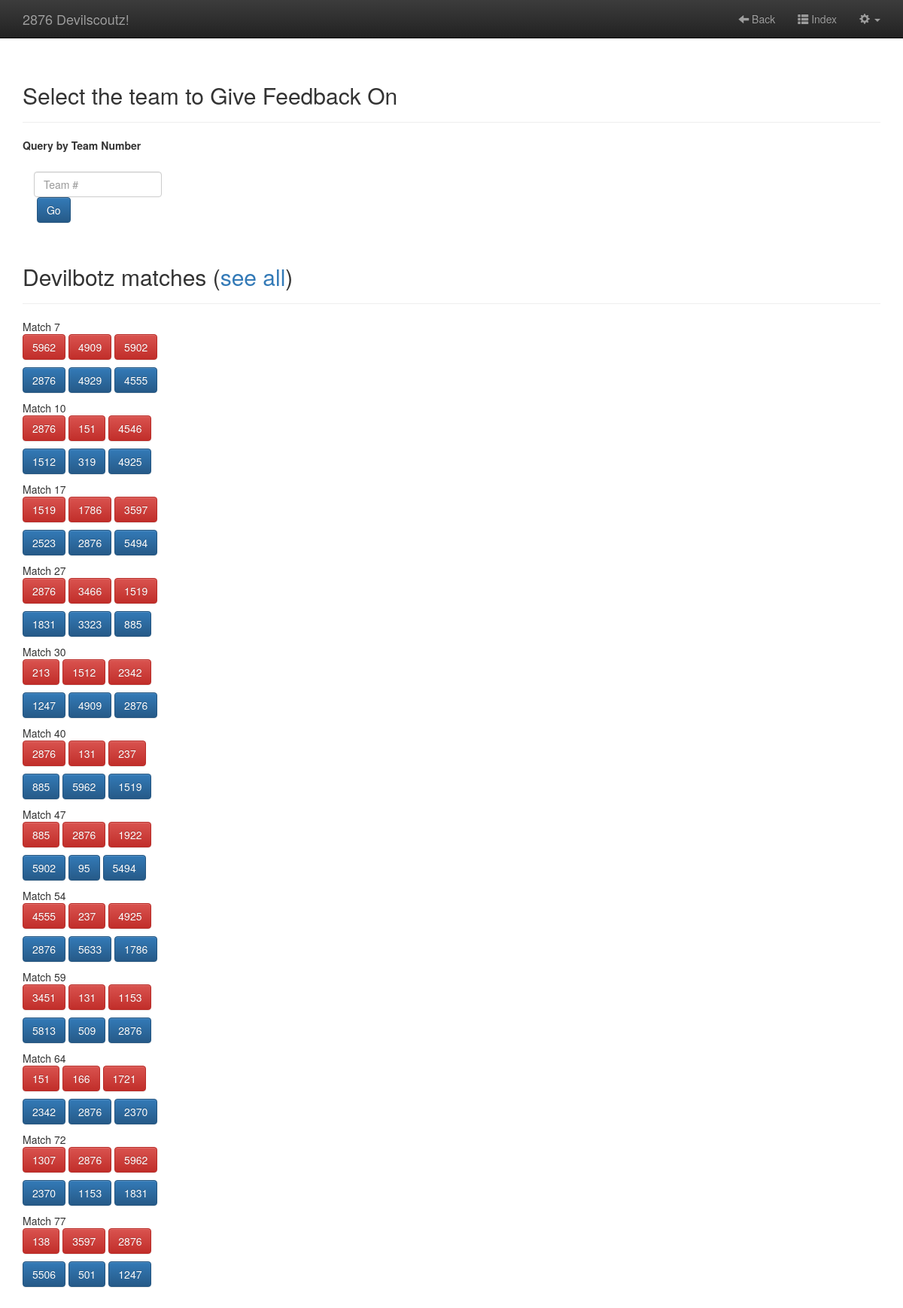
The app's page /driver/driverfeedbackSelect.php (signed in) with its own data.
### tables this page shows
CREATE TABLE IF NOT EXISTS `matches` (
  `id` int(11) unsigned NOT NULL AUTO_INCREMENT,
  `matchnumber` int(11) NOT NULL,
  `eventkey` varchar(11) NOT NULL,
  `redteam1` int(11) NOT NULL,
  `redteam2` int(11) NOT NULL,
  `redteam3` int(11) NOT NULL,
  `blueteam1` int(11) NOT NULL,
  `blueteam2` int(11) NOT NULL,
  `blueteam3` int(11) NOT NULL,
  PRIMARY KEY (`id`)
);

### includes/Db.php (called while the page is built, shortened)
<?php
class Db {
    protected static $connection;
    public function connect() {
        if(!isset(self::$connection)) {
            $config = parse_ini_file(dirname(__FILE__) . "/../../scouting_config.ini");
            self::$connection = new mysqli($config['hostname'],$config['username'],$config['password'],$config['dbname']);
        }
        return self::$connection;
    }
    public function query($query) {
        $connection = $this -> connect();
        $result = $connection -> query($query);
        return $result;
    }
}
?>

### includes/globalVars.php (called while the page is built, shortened)
<?php
$eventstatusTable = "eventstatus";
require_once $_SERVER["DOCUMENT_ROOT"] . "/includes/Db.php";
$db = new Db();
$queryEventStatus = "SELECT * FROM ".$eventstatusTable." WHERE active = 'true';";
$resultEventStatus = $db->query($queryEventStatus);
?>

### driver/driverfeedbackSelect.php (the view, shortened to what this page needs)
<?php
include "../includes/globalVars.php";
$allMatches = ($_GET["all"] == "true" || $_POST["all"] == "true");
$query = "";
if ($allMatches) {
    $query = "SELECT * FROM ".$matchesTable." WHERE eventkey = '" . $currEvent . "' ORDER BY matchnumber ASC;";
} else {
    $query = "SELECT * FROM ".$matchesTable." WHERE eventkey = '" . $currEvent . "' AND ( "
            . "redteam1 = '" . $ourTeamNum . "' OR redteam2 = '" . $ourTeamNum . "' OR redteam3 = '" . $ourTeamNum . "' OR "
            . "blueteam1 = '" . $ourTeamNum . "' OR blueteam2 = '" . $ourTeamNum . "' OR blueteam3 = '" . $ourTeamNum . "' "
            . ") ORDER BY matchnumber ASC;";
}
?>
<!DOCTYPE html>
<html>
<head>
    <?php include "../includes/allCss.php" ?>
</head>
<body>
    <?php include "../includes/userHeader.php" ?>
    <div class="container">
        <div class="page-header"><h2>Select the team to Give Feedback On</h2></div>
        <p>
            <strong>Query by Team Number</strong>
            <form action="driverfeedback.php">
                <input class="form-control" type="text" name="tmNum" placeholder="Team #" required >&nbsp;<input type="submit" class="btn btn-primary" value="Go"/>
            </form>
        </p>
        <div class="page-header">
            <?php if ($allMatches) { ?>
                <h2>All matches (<a href="driverfeedbackSelect.php?all=false">see only Devilbotz</a>)</h2>
            <?php } else { ?>
                <h2>Devilbotz matches (<a href="driverfeedbackSelect.php?all=true">see all</a>)</h2>
            <?php } ?>
        </div>
        <?php
        $result = $db->query($query);
        while ($row = mysqli_fetch_assoc($result)) {
        ?>
        <p>
            Match <?= $row["matchnumber"] ?><br/>
            <a class="btn btn-danger" href="driverfeedback.php?tmNum=<?= $row["redteam1"] ?>"><?= $row["redteam1"] ?></a>
            <a class="btn btn-danger" href="driverfeedback.php?tmNum=<?= $row["redteam2"] ?>"><?= $row["redteam2"] ?></a>
            <a class="btn btn-danger" href="driverfeedback.php?tmNum=<?= $row["redteam3"] ?>"><?= $row["redteam3"] ?></a>
        </p>
        <p>
            <a class="btn btn-primary" href="driverfeedback.php?tmNum=<?= $row["blueteam1"] ?>"><?= $row["blueteam1"] ?></a>
            <a class="btn btn-primary" href="driverfeedback.php?tmNum=<?= $row["blueteam2"] ?>"><?= $row["blueteam2"] ?></a>
            <a class="btn btn-primary" href="driverfeedback.php?tmNum=<?= $row["blueteam3"] ?>"><?= $row["blueteam3"] ?></a>
        </p>
        <?php
        }
        ?>
    </div>
</body>
</html>

### includes/allCss.php (shortened to what this page needs)
<link rel="stylesheet" href="https://maxcdn.bootstrapcdn.com/bootstrap/3.3.2/css/bootstrap.min.css">
<link rel="stylesheet" href="https://maxcdn.bootstrapcdn.com/bootstrap/3.3.2/css/bootstrap-theme.min.css">

### includes/userHeader.php (shortened to what this page needs)
<nav class="navbar navbar-inverse navbar-fixed-top">
  <div class="container">
    <div class="navbar-header">
      <a class="navbar-brand" href="/index.php">2876 Devilscoutz!</a>
    </div>
    <div id="navbar" class="navbar-collapse collapse">
      <ul class="nav navbar-nav navbar-right">
        <li><a href="javascript:window.history.back()"><span class="glyphicon glyphicon-arrow-left" aria-hidden="true"></span> Back</a></li>
        <li><a href="/index.php"><span class="glyphicon glyphicon-th-list" aria-hidden="true"></span> Index</a></li>
        <li class="dropdown">
          <a href="#" class="dropdown-toggle" data-toggle="dropdown" role="button" aria-expanded="false"><span class="glyphicon glyphicon-cog" aria-hidden="true"></span> <span class="caret"></span></a>
        </li>
      </ul>
    </div>
  </div>
</nav>

### includes/allCss.php (style rules this page uses)
body { padding-top: 70px; padding-bottom: 30px; }

### driver/driverfeedbackSelect.php (style rules this page uses)
form { max-width: 200px; padding: 15px; }

### records on screen
matches: matchnumber "7", redteam1 "5962", redteam2 "4909", redteam3 "5902", blueteam1 "2876", blueteam2 "4929", blueteam3 "4555"
matches: matchnumber "10", redteam1 "2876", redteam2 "151", redteam3 "4546", blueteam1 "1512", blueteam2 "319", blueteam3 "4925"
matches: matchnumber "17", redteam1 "1519", redteam2 "1786", redteam3 "3597", blueteam1 "2523", blueteam2 "2876", blueteam3 "5494"
matches: matchnumber "27", redteam1 "2876", redteam2 "3466", redteam3 "1519", blueteam1 "1831", blueteam2 "3323", blueteam3 "885"
matches: matchnumber "30", redteam1 "213", redteam2 "1512", redteam3 "2342", blueteam1 "1247", blueteam2 "4909", blueteam3 "2876"
matches: matchnumber "40", redteam1 "2876", redteam2 "131", redteam3 "237", blueteam1 "885", blueteam2 "5962", blueteam3 "1519"
matches: matchnumber "47", redteam1 "885", redteam2 "2876", redteam3 "1922", blueteam1 "5902", blueteam2 "95", blueteam3 "5494"
matches: matchnumber "54", redteam1 "4555", redteam2 "237", redteam3 "4925", blueteam1 "2876", blueteam2 "5633", blueteam3 "1786"
matches: matchnumber "59", redteam1 "3451", redteam2 "131", redteam3 "1153", blueteam1 "5813", blueteam2 "509", blueteam3 "2876"
matches: matchnumber "64", redteam1 "151", redteam2 "166", redteam3 "1721", blueteam1 "2342", blueteam2 "2876", blueteam3 "2370"
matches: matchnumber "72", redteam1 "1307", redteam2 "2876", redteam3 "5962", blueteam1 "2370", blueteam2 "1153", blueteam3 "1831"
matches: matchnumber "77", redteam1 "138", redteam2 "3597", redteam3 "2876", blueteam1 "5506", blueteam2 "501", blueteam3 "1247"
